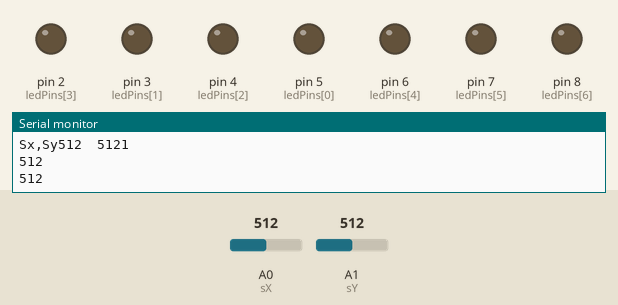
Bench run of a sketch on a simulated Arduino Uno, built with avr-gcc and run on an emulated ATmega328P. Parts: output pins drawn as LEDs (lit = HIGH), the last lines printed to the serial monitor. Inputs (shaded band) come from the test bench; at power-on: A0 (sX) = 512, A1 (sY) = 512. Random numbers use the default seed unless the sketch sets one.

Above: at 5.7 s.
5.8 s: A0 (sX) set to 890
At 7.4 s:
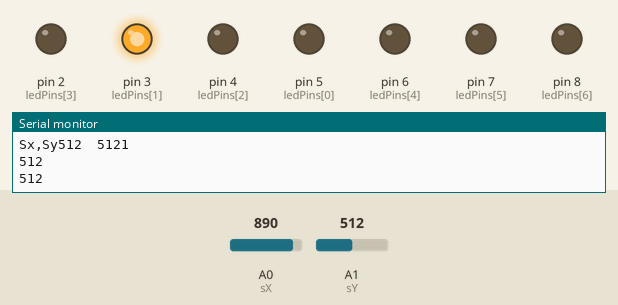
9.7 s: A0 (sX) set to 915
17.5 s: A1 (sY) set to 884
25.1 s: A1 (sY) set to 908
At 28.8 s:
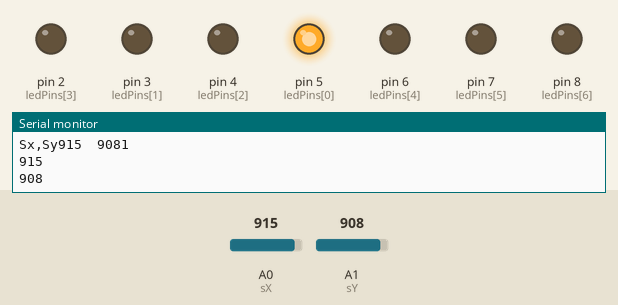
29.0 s: A1 (sY) set to 900
At 37.1 s:
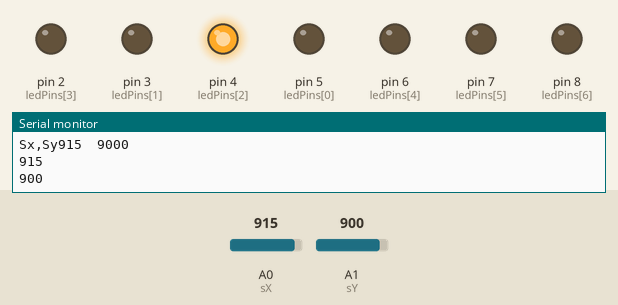
Timing chart, 0 to 40.7 s (numbered marks = the images above; inputs shaded):
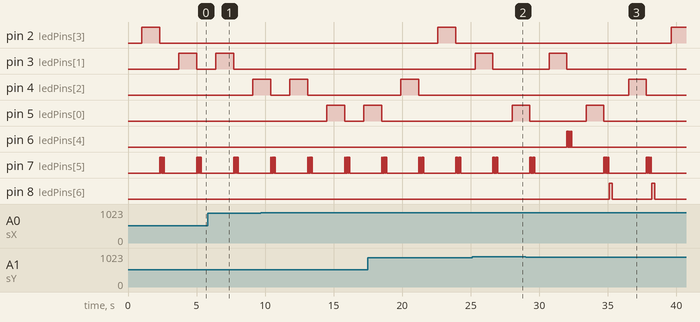

Measured:
- the behaviour switches between 900 and 901 on A1 (sY) (found by bisection; images 1 and 2)
- after the input at 25.1 s, pin 7 (ledPins[5]): alternates HIGH for 0.05 s and LOW for 0.05 s, 8 changes in all, then stays LOW, starting after 1.5 s
- after the input at 29.0 s, pin 8 (ledPins[6]): alternates HIGH for 0.20 s and LOW for 2.9 s, starting after 6.1 s
- by itself, pin 7 (ledPins[5]): repeats every 2.7 s: 3 × (LOW 0.05 s, HIGH 0.05 s), LOW 2.4 s, HIGH 0.05 s

The sketch:

Whack_a_mole.ino
```cpp
// Whack a LED

// Joystick variables
int sX = A0;     //joystick x axis, analog input
int sY = A1;     //joystick y axis, analog input
int sSX;         //state of x, reading from sX
int sSY;         //state of y, reading from sY
int sS;          //converted state (may not be most efficient)

// Game variables
int rNum;        //random int choosing the random light to turn on
int wins = 0;    //counting consecutive wins
int highScore = 0; //saving the highest score of consecutive wins

// Difficulty constants, time to react
const int easy = 1200;
const int medium = 900;
const int hard = 600;
const int stupid = 400;

//X-Axis => 0 to 1023(left to right)
//Y-Axis => 0 to 1023(Top to Bottom)

int ledPins[] = {5, 3,4,2,6, 7, 8}; //initializing led's
int pinCount = 7;              //number of led pins

//5 pin led  - left of Joystick
//3 pin led  - right of Joystick
//4 pin led  - top of Joystick
//2 pin led  - bottom of Joystick

void setup() {
  Serial.begin(9600);
  pinMode(sX, INPUT);
  pinMode(sY, INPUT);

  for (int thisPin = 0; thisPin < pinCount; thisPin++) { //assigning all the pins as outputs in a for loop
    pinMode(ledPins[thisPin], OUTPUT);
  }
}

void loop() {
  rNum = random(4); //generating random choice
  delay(1000);
  digitalWrite(ledPins[rNum], HIGH); //lighting the randomly chosen bulb
  delay(easy); //difficulty
  //stick stuff
  sSX = analogRead(sX); //reading x axis input
  delay(100);
  sSY = analogRead(sY); //reading y axis input
  //converting y and x inputs to 4 possibilities. 0 and 1023 are the maximum values on each axis of the joystick, as measured.
  sS = 0;
  Serial.print("Sx,Sy");
  Serial.print(sSX);
  Serial.print("  ");
  Serial.print(sSY);
  if (sSX < 100) {
    sS = 1;
  }
  else if (sSX > 900) {
    sS = 2;
  }
  if (sSY < 100) {
    sS = 3;
  }
  else if (sSY > 900) {
    sS = 4;
  }
  digitalWrite(ledPins[rNum], LOW); //turning off the randomly selected bulb, after the joystick choice was made
  if (sS - 1 == rNum) //checking if the user input the correct direction of the lit bulb
  {
    wins++;
    for (int k = 0; k <= 3; k++) { //blinking green light indicating correct choice
      digitalWrite(ledPins[4], HIGH);
      delay(50);
      digitalWrite(ledPins[4], LOW);
      delay(50);
    }
  }
  else
  {
    if (wins > highScore) { //if the consecutive wins are more than the previous highscore, the new highscore is set.
      highScore = wins;
      wins = 0;
    }
    for (int i = 0; i <= 3; i++) {   //blinking red light indicating incorrect choice
      digitalWrite(ledPins[5], HIGH);
      delay(50);
      digitalWrite(ledPins[5], LOW);
      delay(50);
    }
    for (int w = 0; w < highScore; w++) { //displaying via counting and blinking the high score on a yellow bulb.
      digitalWrite(ledPins[6], HIGH);
      delay(200);
      digitalWrite(ledPins[6], LOW);
      delay(200);
    }
  }
  Serial.println(rNum);
  Serial.println(sSX);
  Serial.println(sSY);
}
```
